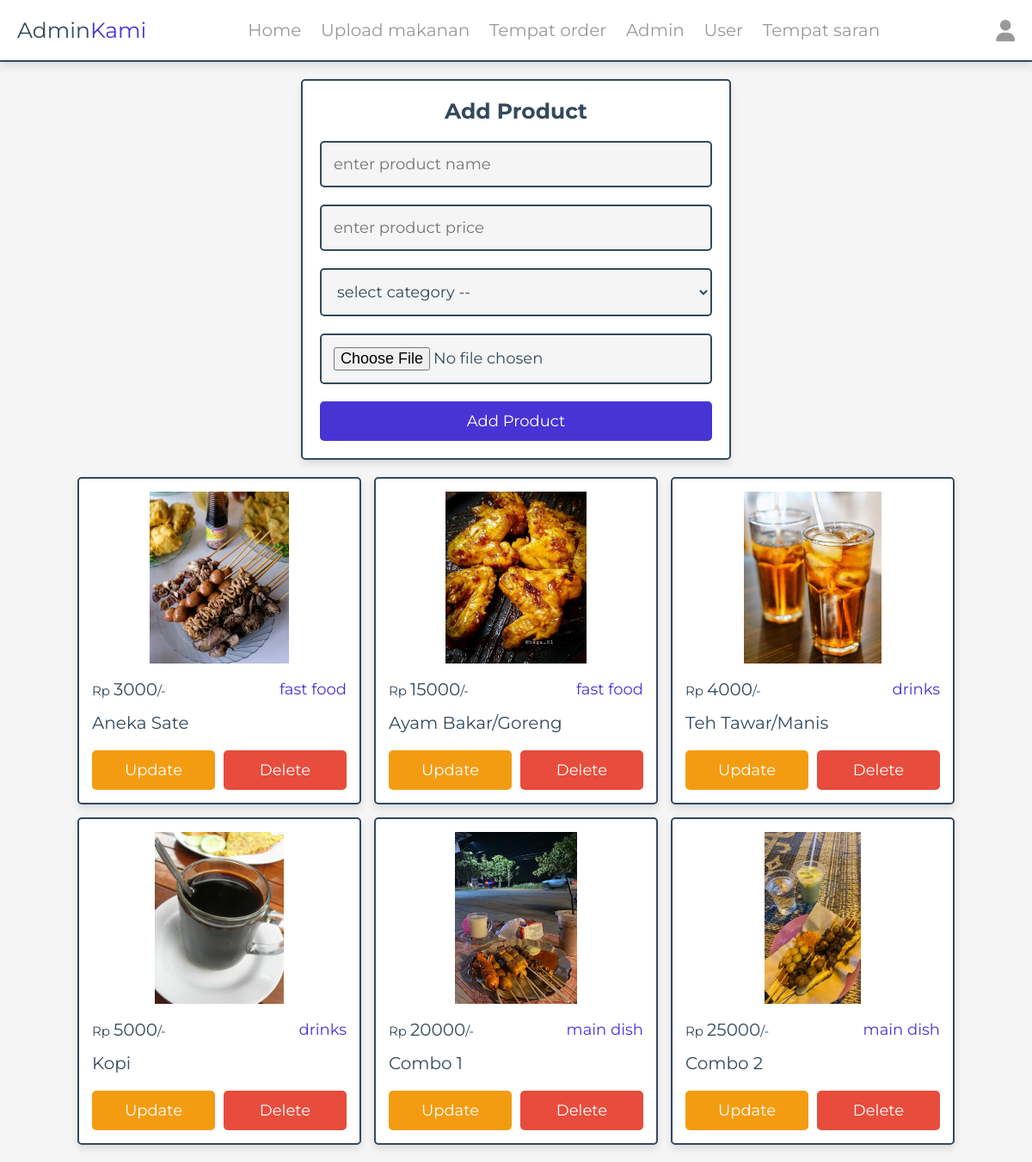
The app's page /admin/products.php (signed in) with its own data.
### tables this page shows
CREATE TABLE `products` (
  `id` int(100) NOT NULL,
  `name` varchar(100) NOT NULL,
  `category` varchar(100) NOT NULL,
  `price` int(10) NOT NULL,
  `image` varchar(100) NOT NULL
);

### admin/products.php (the view, shortened to what this page needs)
<?php
include '../components/connect.php';
?>
<!DOCTYPE html>
<html lang="en">
<head>
   <link rel="stylesheet" href="https://cdnjs.cloudflare.com/ajax/libs/font-awesome/6.1.1/css/all.min.css">
   <link rel="stylesheet" href="../css/admin_style.css">
</head>
<body>
   <?php include '../components/admin_header.php' ?>
   <section class="add-products">
      <form action="" method="POST" enctype="multipart/form-data">
         <h3>add product</h3>
         <input type="text" required placeholder="enter product name" name="name" maxlength="100" class="box">
         <input type="number" min="0" max="9999999999" required placeholder="enter product price" name="price" onkeypress="if(this.value.length == 10) return false;" class="box">
         <select name="category" class="box" required>
            <option value="" disabled selected>select category --</option>
         </select>
         <input type="file" name="image" class="box" accept="image/jpg, image/jpeg, image/png, image/webp" required>
         <input type="submit" value="add product" name="add_product" class="btn">
      </form>
   </section>
   <section class="show-products" style="padding-top: 0;">
      <div class="box-container">
         <?php
         $show_products = $conn->prepare("SELECT * FROM `products`");
         $show_products->execute();
         if ($show_products->rowCount() > 0) {
            while ($fetch_products = $show_products->fetch(PDO::FETCH_ASSOC)) {
         ?>
               <div class="box">
                  <img src="../uploaded_img/<?= $fetch_products['image']; ?>" alt="">
                  <div class="flex">
                     <div class="price"><span>Rp </span><?= $fetch_products['price']; ?><span>/-</span></div>
                     <div class="category"><?= $fetch_products['category']; ?></div>
                  </div>
                  <div class="name"><?= $fetch_products['name']; ?></div>
                  <div class="flex-btn">
                     <a href="update_product.php?update=<?= $fetch_products['id']; ?>" class="option-btn">update</a>
                     <a href="products.php?delete=<?= $fetch_products['id']; ?>" class="delete-btn" onclick="return confirm('delete this product?');">delete</a>
                  </div>
               </div>
         <?php
            }
         } else {
            echo '<p class="empty">no products added yet!</p>';
         }
         ?>
      </div>
   </section>
</body>
</html>

### css/admin_style.css (style rules this page uses)
:root { --main-color: #4834d4; --red: #e74c3c; --orange: #f39c12; --black: #34495e; --white: #fff; --light-bg: #f5f5f5; --light-color: #999; --border: 0.2rem solid var(--black); --box-shadow: 0 0.5rem 1rem rgba(0, 0, 0, 0.1); }
* { font-family: "Montserrat", sans-serif; margin: 0; padding: 0; box-sizing: border-box; text-decoration: none; outline: none; border: none; }
html { font-size: 62.5%; overflow-x: hidden; }
body { background-color: var(--light-bg); }
section { max-width: 1200px; margin: 0 auto; padding: 2rem; }
.btn, .delete-btn, .option-btn { display: block; margin-top: 1rem; border-radius: 0.5rem; cursor: pointer; width: 100%; font-size: 1.8rem; color: var(--white); padding: 1.2rem 3rem; text-transform: capitalize; text-align: center; }
.btn { background-color: var(--main-color); }
.delete-btn { background-color: var(--red); }
.option-btn { background-color: var(--orange); }
.flex-btn { display: flex; gap: 1rem; }
.add-products form { margin: 0 auto; max-width: 50rem; background-color: var(--white); border-radius: 0.5rem; box-shadow: var(--box-shadow); border: var(--border); padding: 2rem; text-align: center; }
.add-products form h3 { margin-bottom: 1rem; font-size: 2.5rem; color: var(--black); text-transform: capitalize; }
.add-products form .box { background-color: var(--light-bg); border: var(--border); width: 100%; padding: 1.4rem; font-size: 1.8rem; color: var(--black); border-radius: 0.5rem; margin: 1rem 0; }
.show-products .box-container { display: grid; grid-template-columns: repeat(auto-fit, 33rem); gap: 1.5rem; justify-content: center; align-items: flex-start; }
.show-products .box-container .box { background-color: var(--white); border-radius: 0.5rem; box-shadow: var(--box-shadow); border: var(--border); padding: 1.5rem; }
.show-products .box-container .box img { width: 100%; height: 20rem; object-fit: contain; margin-bottom: 1rem; }
.show-products .box-container .box .name { font-size: 2rem; color: var(--black); padding: 1rem 0; }
.show-products .box-container .box .flex { display: flex; align-items: center; gap: 1rem; justify-content: space-between; }
.show-products .box-container .box .flex .category { font-size: 1.8rem; color: var(--main-color); }
.show-products .box-container .box .flex .price { font-size: 2rem; color: var(--black); margin: 0.5rem 0; }
.show-products .box-container .box .flex .price span { font-size: 1.5rem; }

### records on screen
products: image (picture), price "3000", category "fast food", name "Aneka Sate"
products: image (picture), price "15000", category "fast food", name "Ayam Bakar/Goreng"
products: image (picture), price "4000", category "drinks", name "Teh Tawar/Manis"
products: image (picture), price "5000", category "drinks", name "Kopi"
products: image (picture), price "20000", category "main dish", name "Combo 1"
products: image (picture), price "25000", category "main dish", name "Combo 2"
